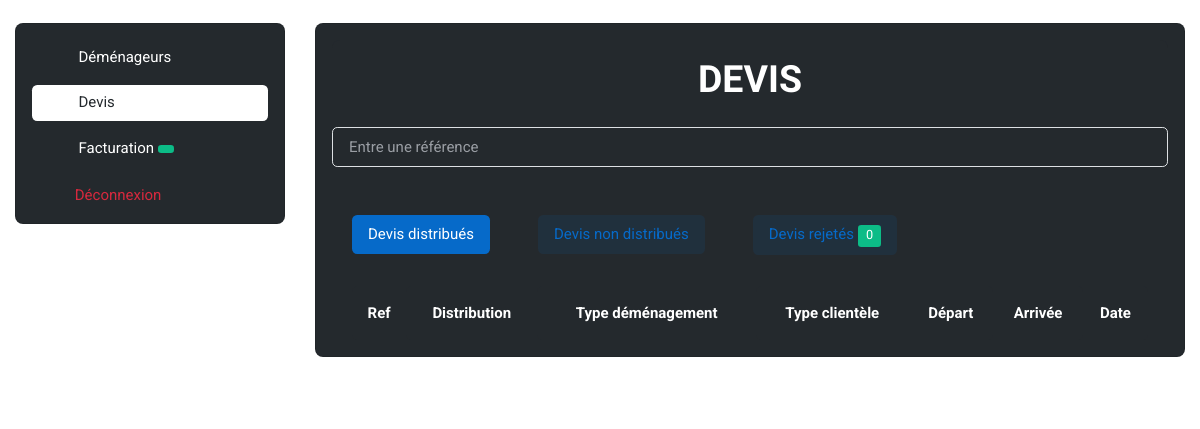
The app's page /administration/devis_home/ (signed in), older data.
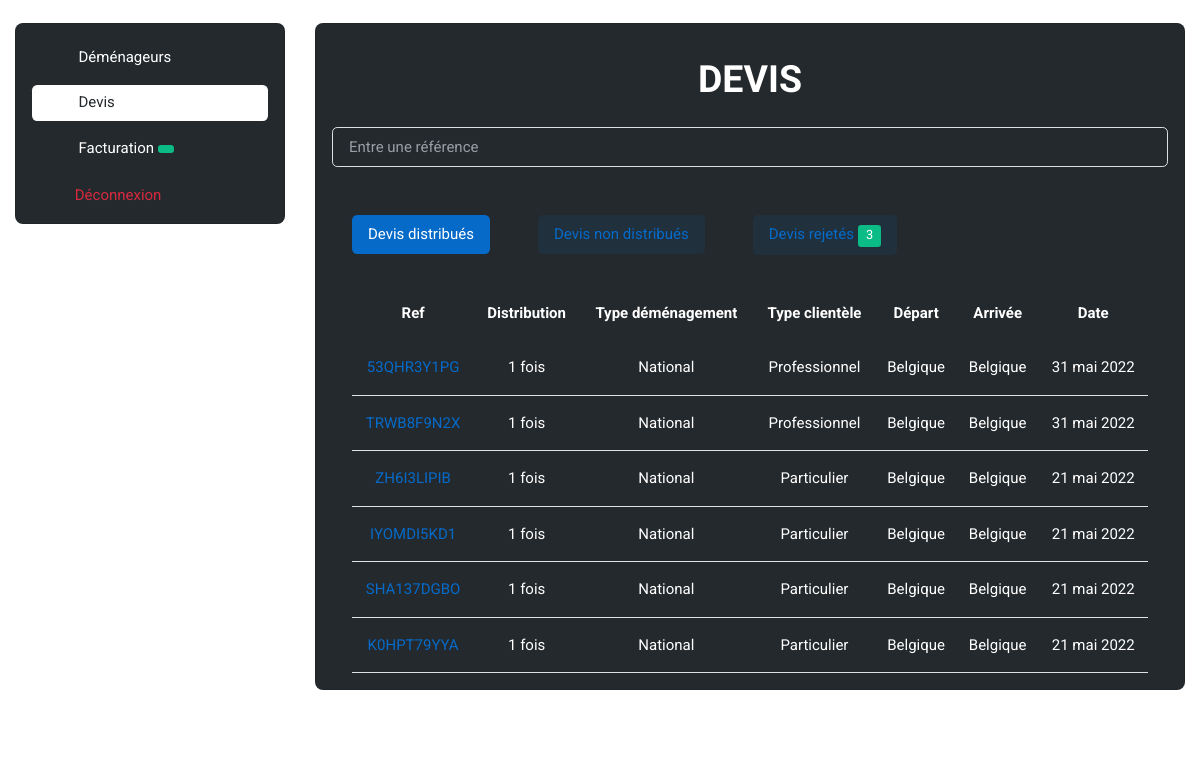
The same page, newer data.
### base_app/models.py (models this page shows, shortened)
class Quote_Request(models.Model):
    ref = models.CharField(max_length=30)
    country = models.ForeignKey(Country, on_delete=models.CASCADE, default="")
    City_Departure = models.CharField(max_length=300)
    Adresse_Departure = models.CharField(max_length=300)
    Postal_Code_Departure = models.IntegerField()
    Residence_Number_or_Name_Departure = models.CharField(max_length=300)
    Residence_Departure = models.CharField(max_length=300)
    Number_Room_Departure = models.IntegerField()
    Country_Arrival = models.CharField(max_length=300, default="")
    City_Arrival = models.CharField(max_length=300)
    Adresse_Arrival = models.CharField(max_length=300)
    Residence_Number_or_Name_Arrival = models.CharField(max_length=300)
    Postal_Code_Arrival = models.IntegerField()
    Residence_Arrival = models.CharField(max_length=300)
    packing_service = models.BooleanField(default=False)
    packaging_materials = models.BooleanField(default=False)
    furniture_assembly_disassembly = models.BooleanField(default=False)
    furniture_storage = models.BooleanField(default=False)
    Additional_informations = models.CharField(max_length=300)
    firstname = models.CharField(max_length=300, default="")
    lastname = models.CharField(max_length=300, default="")
    email = models.EmailField(default="")
    email_sent_to_customer = models.BooleanField(default=False)
    phone_number = models.CharField(max_length=30, default="")
    created = models.DateTimeField(auto_now_add=True)
    distributed = models.BooleanField(default=False)
    moving_date = models.DateTimeField(auto_now_add=False)
    moving_date1 = models.DateTimeField(auto_now_add=False)
    moving_date2 = models.DateTimeField(auto_now_add=False)
    moving_type1 = models.ForeignKey(Moving_Type1, on_delete=models.CASCADE)
    moving_type2 = models.ForeignKey(Moving_Type2, on_delete=models.CASCADE)

class Moving_Type1(models.Model):  # can be national opr international
    name = models.CharField(max_length=300)

class Moving_Type2(models.Model):  # can be 'particulier' or 'professionnel'
    name = models.CharField(max_length=300)

class Country(models.Model):
    name = models.CharField(max_length=300)

### administration/views.py (the view, shortened to what this page needs)
# urls.py: path('devis_home/', views.devis_home, name='devis_home'),
@login_required
def devis_home(request):
    countries = Country.objects.all()
    quote_requests = Quote_Request.objects.all().order_by('-id')
    mover_quote_requests = Mover_Quote_Request.objects.all()
    moving_type1 = Moving_Type1.objects.all()
    moving_type2 = Moving_Type2.objects.all()
    distributed_requests = Mover_Quote_Request.objects.values('quote_request_id').annotate(Count('id')).order_by()
    quote_requests_rejected = Quote_Request_Rejected.objects.filter(mover_quote_request__rejected=True)
    number_quote_requests_rejected = Quote_Request_Rejected.objects.filter(mover_quote_request__rejected=True).count()
    return render(request, 'administration/devis/devis_home.html', {'countries': countries, 'quote_requests':
        quote_requests, 'moving_type1': moving_type1, 'moving_type2': moving_type2, 'mover_quote_requests':
                                                                        mover_quote_requests, 'distributed_requests':
                                                                        distributed_requests,
                                                                    'number_quote_requests_rejected':
                                                                        number_quote_requests_rejected,
                                                                    'quote_requests_rejected':
                                                                        quote_requests_rejected})

### administration/templates/administration/devis/devis_home.html (shortened to what this page needs)
{% extends 'administration/admin_base.html' %}
{% load static %}
{% block devis_active %} active {% endblock %}
{% block main %}
    <div class="card bg-dark">
        <div class="card-header bg-dark" align="center">
            <h2 class="text-white">DEVIS</h2>
        </div>
        <form class="rounded position-relative" method="POST">
            <input class="form-control pe-5 bg-transparent" type="search" name="ref" placeholder="Entre une référence" aria-label="Search">
            <button class="btn bg-transparent px-2 py-0 position-absolute top-50 end-0 translate-middle-y" type="submit" name="search" value="search">
                <i class="fas fa-search fs-6 "></i>
            </button>
        </form>
        <div class="card-body bg-dark">
            {% if quote_request %}
                                                    {% load i18n %}
            {% else %}
                <ul class="nav nav-pills nav-pill-soft mb-3" id="devis-pills-tab" role="tablist">
                    <li class="nav-item me-2 me-sm-5" role="presentation">
                        <button class="nav-link active" id="devis-pills-tab-1" data-bs-toggle="pill" data-bs-target="#devis-pills-tab1" type="button" role="tab" aria-controls="devis-pills-tab1" aria-selected="true">
                            Devis distribués
                        </button>
                    </li>
                    <li class="nav-item me-2 me-sm-5" role="presentation">
                        <button class="nav-link" id="devis-pills-tab-2" data-bs-toggle="pill" data-bs-target="#devis-pills-tab2" type="button" role="tab" aria-controls="devis-pills-tab2" aria-selected="false">
                            Devis non distribués
                        </button>
                    </li>
                    <li class="nav-item me-2 me-sm-5" role="presentation">
                        <button class="nav-link" id="devis-pills-tab-3" data-bs-toggle="pill" data-bs-target="#devis-pills-tab3" type="button" role="tab" aria-controls="devis-pills-tab3" aria-selected="false">
                            Devis rejetés
                            <span class="badge text-white bg-success rounded-1">{{number_quote_requests_rejected}}</span>
                        </button>
                    </li>
                </ul>
                <div class="tab-content mb-0" id="devis-pills-tabContent">
                    <div class="tab-pane fade show active" id="devis-pills-tab1" role="tabpanel" aria-labelledby="devis-pills-tab-1">
                        <div class="row">
                            <div class="col-12">
                                <div class="row justify-content-between">
                                    <div class="table-responsive-lg border-0">
                                        <table class="table table-dark-gray align-middle p-4 mb-0 text-white">
                                            <thead align="center">
                                                <tr>
                                                    <th scope="col" class="border-0 rounded-start">Ref</th>
                                                    <th scope="col" class="border-0 rounded-start">Distribution</th>
                                                    <th scope="col" class="border-0 rounded-start">Type déménagement</th>
                                                    <th scope="col" class="border-0 rounded-start">Type clientèle</th>
                                                    <th scope="col" class="border-0 rounded-end">Départ</th>
                                                    <th scope="col" class="border-0 rounded-end">Arrivée</th>
                                                    <th scope="col" class="border-0 rounded-end">Date</th>
                                                </tr>
                                            </thead>
                                            <tbody align="center">
                                                {% for quote_request in quote_requests %}
                                                    {% for distributed_request in distributed_requests %}
                                                        {% if distributed_request.quote_request_id == quote_request.id %}
                                                            <tr>
                                                                <td>
                                                                    <a href="{% url 'devis_detail' quote_request.id %}">
                                                                        <center>{{quote_request.ref}}</center>
                                                                    </a>
                                                                </td>
                                                                <td>
                                                                    <center>{{distributed_request.id__count}} fois</center>
                                                                </td>
                                                                <td>
                                                                    <center>
                                                                        {{quote_request.moving_type1.name}}
                                                                    </center>
                                                                </td>
                                                                <td>
                                                                    <center>
                                                                        {{quote_request.moving_type2.name}}
                                                                    </center>
                                                                </td>
                                                                <td>
                                                                    <center>
                                                                        {{quote_request.country.name}}
                                                                    </center>
                                                                </td>
                                                                <td>
                                                                    <center>
                                                                        {% if quote_request.moving_type1.name == "International" %}
                                                                            {{quote_request.Country_Arrival}}
                                                                        {% else %}
                                                                            {{quote_request.country.name}}
                                                                        {% endif %}
                                                                    </center>
                                                                </td>
                                                                <td>
                                                                    <center>
                                                                        {% load i18n %}
                                                                        {% language 'fr' %}
                                                                            {{quote_request.created|date:'d F Y'}}
                                                                        {% endlanguage %}
                                                                    </center>
                                                                </td>
                                                            </tr>
                                                        {% endif %}
                                                    {% endfor %}
                                                {% endfor %}
                                            </tbody>
                                        </table>
                                    </div>
                                </div>
                            </div>
                        </div>
                    </div>
                                                {% for mover in movers_unactivated %}
                                                                {% load i18n %}
                                                {% endfor %}
                                                {% for quote_request_rejected in quote_requests_rejected %}
                                                                {% load i18n %}
                                                {% endfor %}
                </div>
            {% endif %}
        </div>
    </div>
{% endblock %}

### administration/templates/administration/admin_base.html (shortened to what this page needs)
{% load static %}
<!DOCTYPE html>
<html lang="en">
<head>
    <link rel="stylesheet" type="text/css" href="{% static 'base_app/assets/vendor/font-awesome/css/all.min.css' %}">
    <link rel="stylesheet" type="text/css" href="{% static 'base_app/assets/vendor/bootstrap-icons/bootstrap-icons.css' %}">
    <link rel="stylesheet" type="text/css" href="{% static 'base_app/assets/vendor/tiny-slider/tiny-slider.css' %}">
    <link rel="stylesheet" type="text/css" href="{% static 'base_app/assets/vendor/apexcharts/css/apexcharts.css' %}">
</head>
<body>
    <main>
        <section class="pt-0">
            <div class="container-fluid">
                <div class="row">
                    <div class="col-xl-3">
                        <nav class="navbar navbar-light navbar-expand-xl mx-0">
                            <div class="offcanvas offcanvas-end" tabindex="-1" id="offcanvasNavbar" aria-labelledby="offcanvasNavbarLabel">
                                <div class="offcanvas-body p-3 p-xl-0">
                                    <div class="bg-dark border rounded-3 pb-0 p-3 w-100">
                                        <div class="list-group list-group-dark list-group-borderless">
                                            <a class="list-group-item {% block demenageur_active %} {% endblock %}" href="{% url 'movers_home' %}">
                                                <i class="bi bi-person-lines-fill fa-fw me-2"></i>
                                                Déménageurs
                                            </a>
                                            <a class="list-group-item {% block devis_active %} {% endblock %}" href="{% url 'devis_home' %}">
                                                <i class="bi bi-folder-check fa-fw me-2"></i>
                                                Devis
                                            </a>
                                            <a class="list-group-item {% block facturation_active %} {% endblock %}" href="{% url 'facturation_home' %}">
                                                <i class="bi bi-wallet2 fa-fw me-2"></i>
                                                Facturation
                                                <span class="badge text-white bg-success rounded-1">
                                                </span>
                                            </a>
                                            <form action="{% url 'admin_logout' %}" method="POST">
                                                <button type="submit" class="list-group-item text-danger bg-danger-soft-hover">
                                                    <i class="fas fa-sign-out-alt fa-fw me-2"></i>Déconnexion
                                                </button>
                                            </form>
                                        </div>
                                    </div>
                                </div>
                            </div>
                        </nav>
                    </div>
                    <div class="col-xl-9">
                        <div class="container bg-dark border rounded-3 pb-0 p-3 w-100">
                            {% block main %} {% endblock %}
                        </div>
                    </div>
                </div>
            </div>
        </section>
    </main>
</body>
</html>

Row changes from the older to the newer data that the page shows:
added Quote_Request: ref "53QHR3Y1PG", id__count "1", moving_type1.name "National", moving_type2.name "Professionnel", country.name "Belgique", country.name "Belgique", created "31 mai 2022"
added Quote_Request: ref "TRWB8F9N2X", id__count "1", moving_type1.name "National", moving_type2.name "Professionnel", country.name "Belgique", country.name "Belgique", created "31 mai 2022"
added Quote_Request: ref "ZH6I3LIPIB", id__count "1", moving_type1.name "National", moving_type2.name "Particulier", country.name "Belgique", country.name "Belgique", created "21 mai 2022"
added Quote_Request: ref "IYOMDI5KD1", id__count "1", moving_type1.name "National", moving_type2.name "Particulier", country.name "Belgique", country.name "Belgique", created "21 mai 2022"
added Quote_Request: ref "SHA137DGBO", id__count "1", moving_type1.name "National", moving_type2.name "Particulier", country.name "Belgique", country.name "Belgique", created "21 mai 2022"
added Quote_Request: ref "K0HPT79YYA", id__count "1", moving_type1.name "National", moving_type2.name "Particulier", country.name "Belgique", country.name "Belgique", created "21 mai 2022"
Text that changed along with them:
{{ number_quote_requests_rejected }}: "0" → "3"
